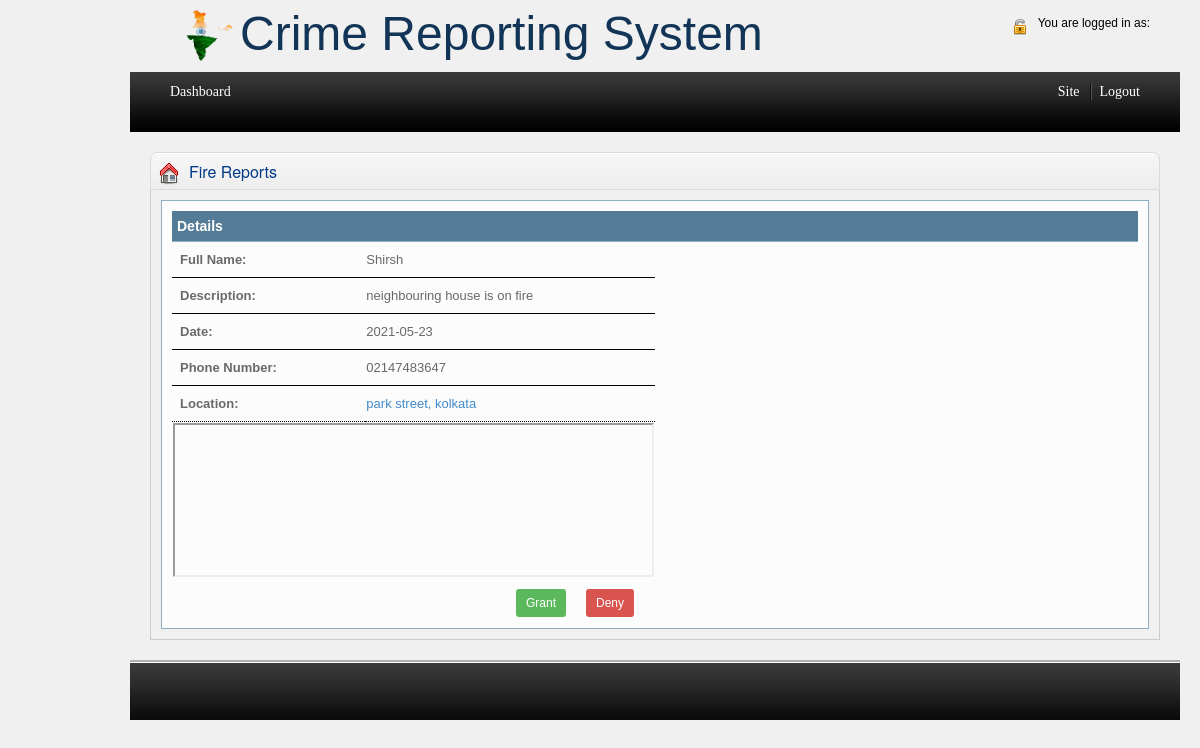
Page /administrator/fireReports.php?n=2 (signed in) on the committed database.
### tables this page shows
CREATE TABLE `fire_acc` (
  `fire_id` int(10) NOT NULL,
  `fullName` char(100) NOT NULL,
  `Address` varchar(100) NOT NULL,
  `phoneNumber` int(10) NOT NULL,
  `Description` varchar(100) NOT NULL,
  `Date` date DEFAULT NULL
);

### administrator/php/classes/db.php (the view, shortened to what this page needs)
<?php
	class pdo_database{
		private $db_conn;
		public function __construct(){
			try{
			$this ->db_conn = new PDO('mysql:host=localhost;dbname=station',"root","");
			return $this->db_conn;
			}
			catch(PDOException $e){
				echo "Could not connect to database. Check you database parameters";
			}
		}
		public function getDetailedInfoPerson($id){
			$sql = "SELECT fullName, Address, description, phoneNumber, Date FROM fire_acc WHERE fire_id = ?";
			$stmt = $this -> db_conn ->prepare($sql);
			$results = $stmt -> execute(array($id));
			if($results){
				$rows = $stmt->fetchAll(PDO::FETCH_ASSOC);
			if(count($rows) > 0){
					echo '<tr style="border-bottom:1px solid #000;"><td style="padding:10px 8px;"><b>Full Name:</b></td><td>'.$rows[0]['fullName'].'</td></tr>';
					echo '<tr style="border-bottom:1px solid #000;"><td style="padding:10px 8px;"><b>Description:</b></td><td>'.$rows[0]['description'].'</td></tr>';
					echo '<tr style="border-bottom:1px solid #000;"><td style="padding:10px 8px;"><b>Date:</b></td><td>'.$rows[0]['Date'].'</td></tr>';
					echo '<tr style="border-bottom:1px solid #000;"><td style="padding:10px 8px;"><b>Phone Number:</b></td><td>0'.$rows[0]['phoneNumber'].'</td></tr>';
					echo '<tr style="border-bottom:1px dotted #000;"><td style="padding:10px 8px;"><b>Location:</b></td><td><a target="iframe_fire" href="https://maps.google.com/maps?q='.$rows[0]['Address'].'&output=embed">'.$rows[0]['Address'].'</a></td></tr>';
			}
			}
			return;
		}
	}
?>

### administrator/stylesheet/style.css (style rules this page uses)
body { background-color:#f0f0f0; }
.dashboard-content table td { font-size:13px; }
body { font-family:Arial, Helvetica, sans-serif; font-size:12px; background: #f0f0f0; color: #696969; }

### rows in the picture
fire_acc: fullName "Shirsh", Description "neighbouring house is on fire", Date "2021-05-23", phoneNumber "2147483647", Address "park street, kolkata"
